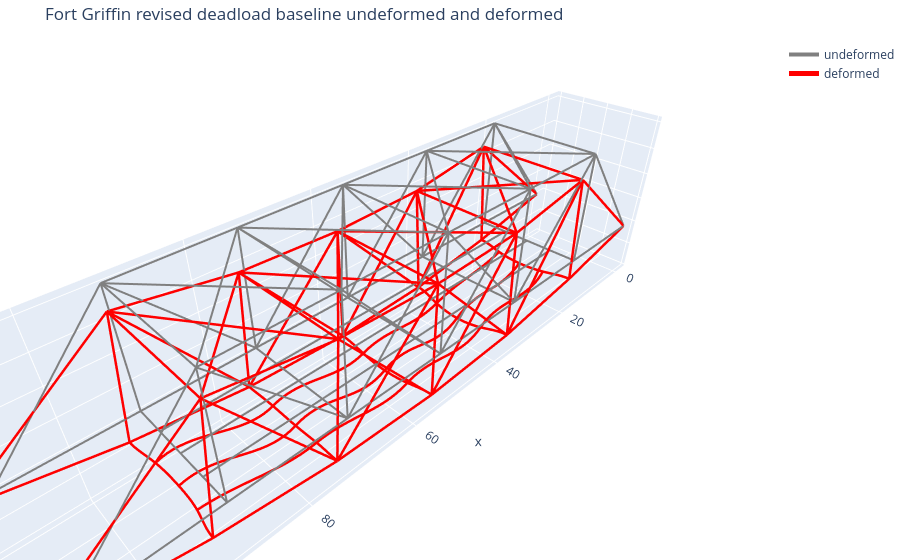

The code cell stored with this chart in its notebook:
### Code cell
# plotly plot 2
# undeformed plus deformed
# loads off

fig_def = plot_structure_plotly(
    clean_model,
    data,
    U=package["results"]["U"],
    scale=15000.0,
    selector="all",
    show_undeformed=True,
    show_deformed=True,
    show_nodes=False,
    show_node_labels=False,
    show_element_hover=False,
    show_member_loads=False,
    title="Fort Griffin revised deadload baseline undeformed and deformed",
    save_html=str(plotly_def_html),
    save_png=str(plotly_def_png),
)

fig_def.show()

print(f"Saved {plotly_def_html}")
print(f"Saved {plotly_def_png}")

### Figure 1 — Plotly figure (JSON) as saved in the notebook; plotly's stock layout.template omitted (floating-point values rounded to 4 significant figures; data arrays with more than 128 entries replaced by an {"elided": "..."} marker saying what was removed)
{"data": [{"hoverinfo": "skip", "line": {"color": "gray", "dash": "solid", "width": 4}, "mode": "lines", "name": "undeformed", "type": "scatter3d", "x": {"elided": "273 float values"}, "y": {"elided": "273 int values"}, "z": {"elided": "273 int values"}}, {"hoverinfo": "skip", "line": {"color": "red", "dash": "solid", "width": 5}, "mode": "lines", "name": "deformed", "type": "scatter3d", "x": {"elided": "881 float values"}, "y": {"elided": "881 float values"}, "z": {"elided": "881 float values"}}], "layout": {"margin": {"b": 0, "l": 0, "r": 0, "t": 40}, "scene": {"aspectmode": "data", "xaxis": {"title": {"text": "x"}}, "yaxis": {"title": {"text": "y"}}, "zaxis": {"title": {"text": "z"}}}, "showlegend": true, "title": {"text": "Fort Griffin revised deadload baseline undeformed and deformed"}}}
